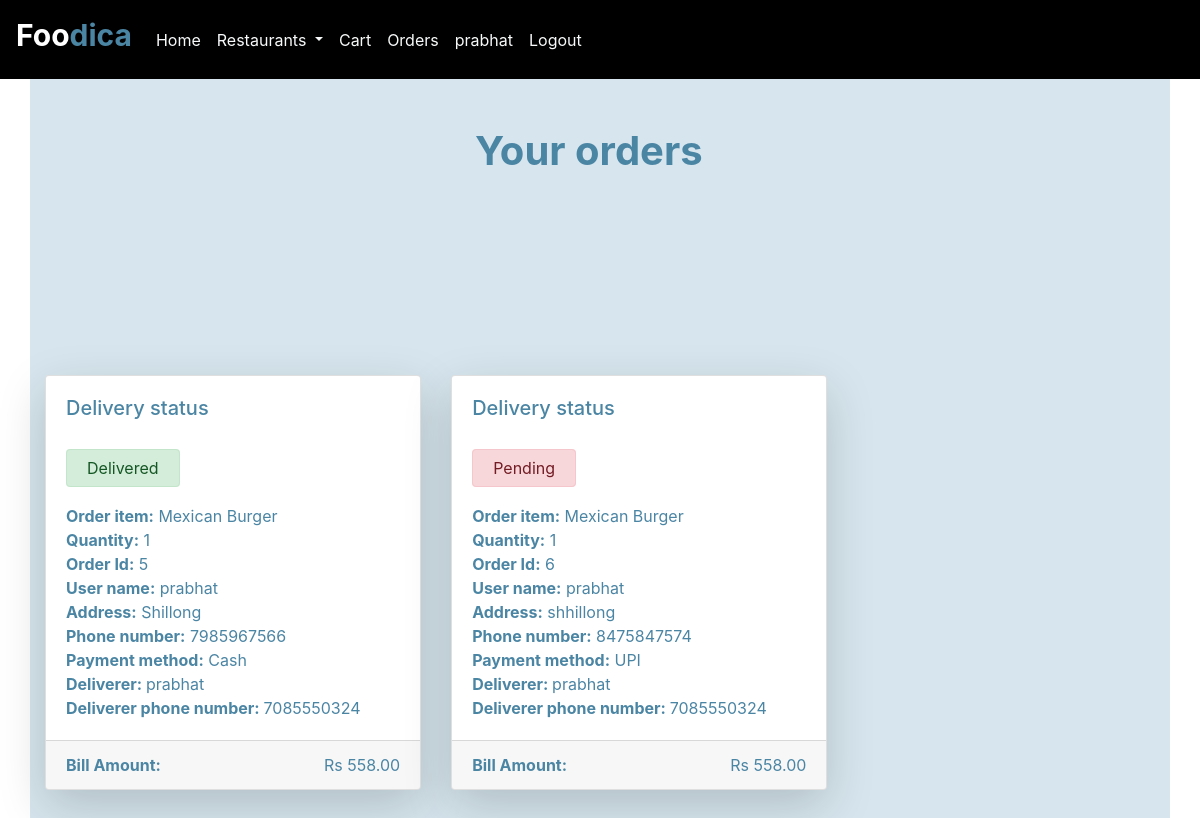
Screenshot of /cart/vieworders (signed in) with the database file from the repository.
### user/models.py (models this page shows, shortened)
class User(AbstractUser):
    USER_TYPE_CHOICES = (
        (1, 'customer'),
        (2, 'seller'),
        (3, 'deliverer'),
        (4, 'admin'),
    )
    username = None
    user_type = models.PositiveSmallIntegerField(choices = USER_TYPE_CHOICES, null = True, blank=True)
    email = models.EmailField(_('email address'), unique=True, null = True, blank=True)
    USERNAME_FIELD = 'email'
    REQUIRED_FIELDS = []
    objects = UserManager()

### cart/models.py (models this page shows, shortened)
class Order(models.Model):
    user = models.ForeignKey(User, on_delete = models.CASCADE)
    order_items = models.ForeignKey(Order_Items, on_delete=models.CASCADE)
    address = models.CharField(max_length = 100)
    phone_number = models.CharField(max_length=20)
    total = models.DecimalField( max_digits = 20, decimal_places = 2 )
    deliverer = models.ForeignKey(Deliverer, on_delete=models.CASCADE)
    note = models.CharField(max_length = 200, default="none")
    payment = models.PositiveSmallIntegerField(choices=payment_choice, default=1)
    status = models.BooleanField(default=False)

class Order_Items(models.Model):
    product = models.ForeignKey(Product, on_delete = models.CASCADE, null = True, blank = True)
    quantity = models.PositiveSmallIntegerField(default = 1)
    cart = models.ForeignKey(Cart, on_delete=models.CASCADE, null = True, blank = True)
    total = models.DecimalField( max_digits = 20, decimal_places = 2 , default=0)

class Product(models.Model):
    dish = models.ForeignKey(Dish, on_delete = models.CASCADE)

### seller/models.py (models this page shows, shortened)
class Dish(models.Model):
    restaurant = models.ForeignKey(Restaurant, on_delete=models.CASCADE)
    name = models.CharField(max_length=64)
    summary = models.CharField(max_length=250)
    no_of_serving = models.PositiveSmallIntegerField()
    picture = models.CharField(max_length=64)
    seller = models.ForeignKey(Seller, on_delete=models.CASCADE, related_name="cooks")
    price = models.FloatField()
    picture = models.ImageField(upload_to='dishes/%Y/%m/%d', max_length=255, blank=True, null=True)

### deliverer/models.py (models this page shows, shortened)
class Deliverer(models.Model):
    user = models.OneToOneField(settings.AUTH_USER_MODEL, on_delete=models.CASCADE, primary_key=True)
    vehicle_number = models.CharField(max_length = 20)
    phone_number = models.CharField(max_length=20)

### cart/views.py (the view)
# urls.py: path("vieworders", views.vieworders, name="vieworders")
def vieworders(request):
    if request.user.is_authenticated:
        cart = Cart.objects.get(user=request.user)
        try:
            orders = Order.objects.filter(user=request.user)
            context = {
                "name": request.user.first_name,
                "restaurants": Restaurant.objects.all(),
                'payment_choices': payment_choice,
                "orders": orders
            }
            return render(request, "cart/order.html", context)
        except Order.DoesNotExist:
            context = {
                "name": request.user.first_name,
                "restaurants": Restaurant.objects.all(),
                'payment_choices': payment_choice
            }
            return render(request, "cart/order.html", context)
    else:
        context = {
                "restaurants": Restaurant.objects.all()
            }
        return render(request, "cart/order.html", context)

### cart/templates/cart/order.html (shortened to what this page needs)
{% extends "user/layout.html"%}
{% load static %}
{% block content %}
<section class="order overall container-md">
    <article class="order">
        <div>
            <br><br>
            <h1 class="mx-auto font-weight-bolder" style="width: 250px;">Your orders</h1>
            <br><br>
        </div>
        <br>
        <br>
        <br>
        <div class="card-deck">
            {% for order in orders %}
            {% if forloop.counter0|divisibleby:3 %}
        </div><br>
        <br>
        <br>
        <div class="card-deck">
            <div class="card shadow-lg  rounded" style="max-width: 33%; height: auto;">
                <div class="card-body ">
                    <h5 class="card-title">Delivery status</h5>
                    <br>
                    {% if not order.status %}
                    <span class=" mx-auto alert alert-danger py-2 status" role="alert">
                        Pending
                    </span></h5>
                    {% else %}
                    <span class=" mx-auto alert alert-success py-2 status" role="alert">
                        Delivered
                    </span></h5>
                    {% endif %}
                    <br><br>
                    <p class="card-text">
                        <b>Order item:</b> {{ order.order_items.product.dish.name }}<br>
                        <b>Quantity:</b> {{ order.order_items.quantity }}<br>
                        <b>Order Id:</b> {{order.order_items.id }}<br>
                        <b>User name:</b> {{ order.user.first_name }} <br>
                        <b>Address:</b> {{ order.address }}<br>
                        <b>Phone number:</b> {{ order.phone_number }}<br>
                        <b>Payment method:</b> {{ order.get_payment_display }}<br>
                        <b>Deliverer: </b> {{ order.deliverer.user.first_name }}<br>
                        <b>Deliverer phone number: </b> {{ order.deliverer.phone_number }}<br>
                    </p>
                </div>
                <div class="card-footer">
                    <b>Bill Amount:</b> <span class="float-right"> Rs {{ order.order_items.total }}
                </div>
            </div>
            {% else %}
            <div class="card shadow-lg  rounded" style="max-width: 33%; height: auto;">
                <div class="card-body ">
                    <h5 class="card-title">Delivery status</h5>
                    <br>
                    {% if not order.status %}
                    <span class=" mx-auto alert alert-danger py-2 status" role="alert">
                        Pending
                    </span></h5>
                    {% else %}
                    <span class=" mx-auto alert alert-success py-2 status" role="alert">
                        Delivered
                    </span></h5>
                    {% endif %}
                    <br><br>
                    <p class="card-text">
                        <b>Order item:</b> {{ order.order_items.product.dish.name }}<br>
                        <b>Quantity:</b> {{ order.order_items.quantity }}<br>
                        <b>Order Id:</b> {{order.order_items.id }}<br>
                        <b>User name:</b> {{ order.user.first_name }} <br>
                        <b>Address:</b> {{ order.address }}<br>
                        <b>Phone number:</b> {{ order.phone_number }}<br>
                        <b>Payment method:</b> {{ order.get_payment_display }}<br>
                        <b>Deliverer: </b> {{ order.deliverer.user.first_name }}<br>
                        <b>Deliverer phone number: </b> {{ order.deliverer.phone_number }}<br>
                    </p>
                </div>
                <div class="card-footer">
                    <b>Bill Amount:</b> <span class="float-right"> Rs {{ order.order_items.total }}
                </div>
            </div>
            {% endif %}
            <br>
            <br>
            <br>
            {% endfor %}
        </div>
        <br>
        <br>
    </article>
</section>
{% endblock %}

### user/templates/user/layout.html (shortened to what this page needs)
{% load static %}
<!DOCTYPE html>
<html lang="en">
    <head>
        <link rel="stylesheet" href="https://stackpath.bootstrapcdn.com/bootstrap/4.5.0/css/bootstrap.min.css"
>
        <link rel="stylesheet" href="{% static 'user/style.css' %}">
        <link rel="stylesheet" href="{% static 'user/mainstyle.css' %}">
        <link rel="stylesheet" href="{% static 'user/style ariba.css' %}">
    </head>
    <body  class="body overall" id="top" style=" background-color: #ffffff;
    color: #4B85A4;">
        <nav class="navbar container-fluid navbar-expand-lg navbar-dark bg-dark" style="background-color:black !important;" >
            <a class="navbar-brand"  style="font-size: 30px" href="{% url 'user_index'%}"><b>Foo<label style="Color: #4B85A4">dica</label></b></a>
            <div class="collapse navbar-collapse" id="navbarSupportedContent">
                <ul class="navbar-nav mr-auto">
                    <li class="nav-item active">
                        <a class="nav-link text-light" href="{% url 'user_index'%}">Home <span class="sr-only">(current)</span></a>
                    </li>
                    <li class="nav-item dropdown">
                        <a class="nav-link text-light dropdown-toggle" href="#" id="navbarDropdown" role="button"
                            data-toggle="dropdown" aria-haspopup="true" aria-expanded="false">
                            Restaurants
                        </a>
                    </li>
                    <li class="nav-item">
                        <a class="nav-link text-light" href="{% url 'cart' %}">Cart</a>
                    </li>
                    {% if request.user.is_authenticated %}
                        <li class="nav-item">
                            <a class="nav-link text-light" href="{% url 'vieworders'%}">Orders</a>
                        </li>
                        <li class="nav-item">
                            <a class="nav-link text-light" href="{% url 'user_index'%}">{{ name }}</a>
                        </li>
                        <li class="nav-item">
                            <a class="nav-link text-light" href="{% url 'logout_user'%}">Logout</a>
                        </li>
                    {% endif %}
                </ul>
            </div>
        </nav>
        {% block content %}
        {% endblock%}
    </body>
</html>

### user/static/user/mainstyle.css (style rules this page uses)
body { background-color: #D7E6EE; color: #4B85A4; }

### user/static/user/style ariba.css (style rules this page uses)
.overall { background-color: #D7E6EE; }

### rows the page displays
User: first_name "prabhat"
Order: status "Delivered", order_items.product.dish.name "Mexican Burger", order_items.quantity "1", order_items.id "5", user.first_name "prabhat", address "Shillong", phone_number "7985967566", payment "Cash", deliverer.user.first_name "prabhat", deliverer.phone_number "7085550324", order_items.total "558.00"
Order: status "Pending", order_items.product.dish.name "Mexican Burger", order_items.quantity "1", order_items.id "6", user.first_name "prabhat", address "shhillong", phone_number "8475847574", payment "UPI", deliverer.user.first_name "prabhat", deliverer.phone_number "7085550324", order_items.total "558.00"
